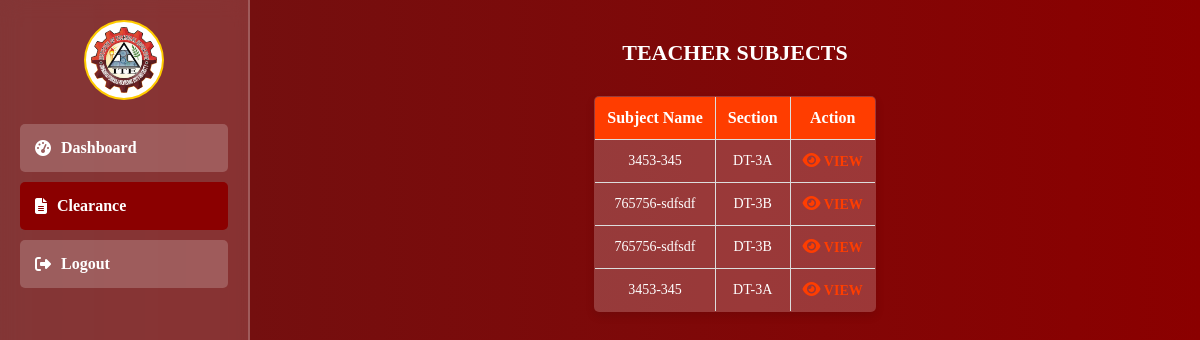
Page /teacher/students.php (signed in) on the earlier database version.
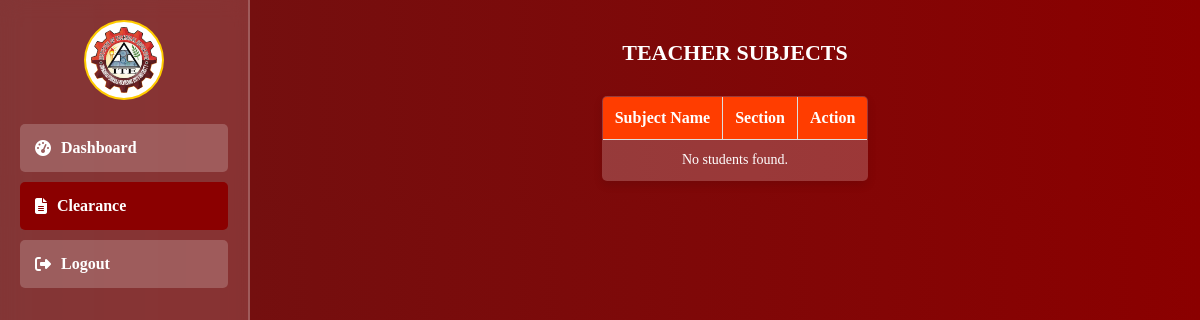
Same page on the later database version.
### tables this page shows
CREATE TABLE `student_subjects` (
  `id` int(11) NOT NULL,
  `subject_id` int(11) DEFAULT NULL,
  `midterm` varchar(50) NOT NULL,
  `finalterm` varchar(50) NOT NULL,
  `remark` varchar(50) NOT NULL,
  `clearance` varchar(100) NOT NULL,
  `grade_id` int(11) DEFAULT NULL,
  `teacher_id` int(11) DEFAULT NULL,
  `semester_id` int(11) DEFAULT NULL,
  `student_id` int(11) DEFAULT NULL
);

CREATE TABLE `subject_year` (
  `id` int(11) NOT NULL,
  `name` varchar(100) NOT NULL,
  `code` varchar(100) NOT NULL,
  `created_at` datetime NOT NULL DEFAULT current_timestamp(),
  `program_id` int(11) DEFAULT NULL,
  `semester_id` int(11) DEFAULT NULL,
  `year_id` int(11) DEFAULT NULL,
  `teacher_id` int(11) DEFAULT NULL,
  `section_id` int(11) DEFAULT NULL
);

CREATE TABLE `sections` (
  `id` int(11) NOT NULL,
  `section_name` varchar(50) NOT NULL,
  `created_at` datetime NOT NULL DEFAULT current_timestamp(),
  `admin_id` int(11) DEFAULT NULL,
  `teacher_id` int(11) DEFAULT NULL,
  `student_id` int(11) DEFAULT NULL
);

### teacher/teacher_function.php (called while the page is built, shortened)
<?php
include "../db_connect.php";
function getSubjectList($teacher_id)
{
    global $pdo;
    try {
        $stmt = $pdo->prepare("
        SELECT DISTINCT ss.subject_id, ss.id, ss.student_id, ss.student_id,
        sy.section_id, sy.name, sy.code, sy.teacher_id
        FROM student_subjects ss
        INNER JOIN subject_year sy ON ss.subject_id = sy.id
        WHERE ss.teacher_id = ?
        ");
        $stmt->execute([$teacher_id]);
        return $stmt->fetchAll();
    } catch (PDOException $e) {
        return [];
    }
}
function getSection($section_id)
{
    global $pdo;
    try {
        $stmt = $pdo->prepare("
        SELECT * FROM sections WHERE id = ?
        ");
        $stmt->execute([$section_id]);
        return $stmt->fetch();
    } catch (PDOException $e) {
        return [];
    }
}
?>

### teacher/students.php (the view, shortened to what this page needs)
<?php
include "../db_connect.php";
include "./teacher_function.php";
$teacher_id = $_SESSION['teacher_id'];
?>
<!DOCTYPE html>
<html lang="en">
<head>
    <link rel="stylesheet" href="https://cdnjs.cloudflare.com/ajax/libs/font-awesome/6.2.0/css/all.css">
</head>
<body>
    <div class="sidebar">
        <div class="profile-info">
            <img src="../images/ITE.png" alt="Profile Icon" class="profile-icon">
        </div>
        <div class="sidebar-item">
            <a href="./index.php"><i class="fas fa-tachometer-alt"></i> Dashboard</a>
        </div>
        <div class="sidebar-item" style="background-color: red;">
            <a href="./students.php"><i class="fas fa-file-alt"></i> Clearance</a>
        </div>
        <div class="sidebar-item">
            <a href="./logout.php"><i class="fas fa-sign-out-alt"></i> Logout</a>
        </div>
    </div>
    <div class="content">
        <div class="dashboard-container">
            <h2>Teacher Subjects</h2>
            <table border="1" cellpadding="5" cellspacing="0">
                <thead>
                    <tr>
                        <th>Subject Name</th>
                        <th>Section</th>
                        <th>Action</th>
                    </tr>
                </thead>
                <tbody>
                    <?php
                    $subject = getSubjectList($teacher_id);
                    if (!empty($subject)) {
                        foreach ($subject as $students) {
                            $section = getSection($students['section_id']);
                            echo "<tr>
                                        <td>{$students['name']}-{$students['code']}</td>
                                        <td>{$section['section_name']}</td>
                                        <td>
                                            <a href='Update_subject.php'>
                                                <i class='fas fa-eye'></i> VIEW
                                            </a>
                                        </td>
                                    </tr>";
                        }
                    } else {
                        echo "<tr><td colspan='4'>No students found.</td></tr>";
                    }
                    ?>
                </tbody>
            </table>
        </div>
    </div>
</body>
</html>

Differences in the rows shown:
removed student_subjects: subject.name "3453", subject.code "345", sections.section_name "DT-3A"
removed student_subjects: subject.name "765756", subject.code "sdfsdf", sections.section_name "DT-3B"
removed student_subjects: subject.name "765756", subject.code "sdfsdf", sections.section_name "DT-3B"
removed student_subjects: subject.name "3453", subject.code "345", sections.section_name "DT-3A"
Other differences:
text now shown: "No students found."
